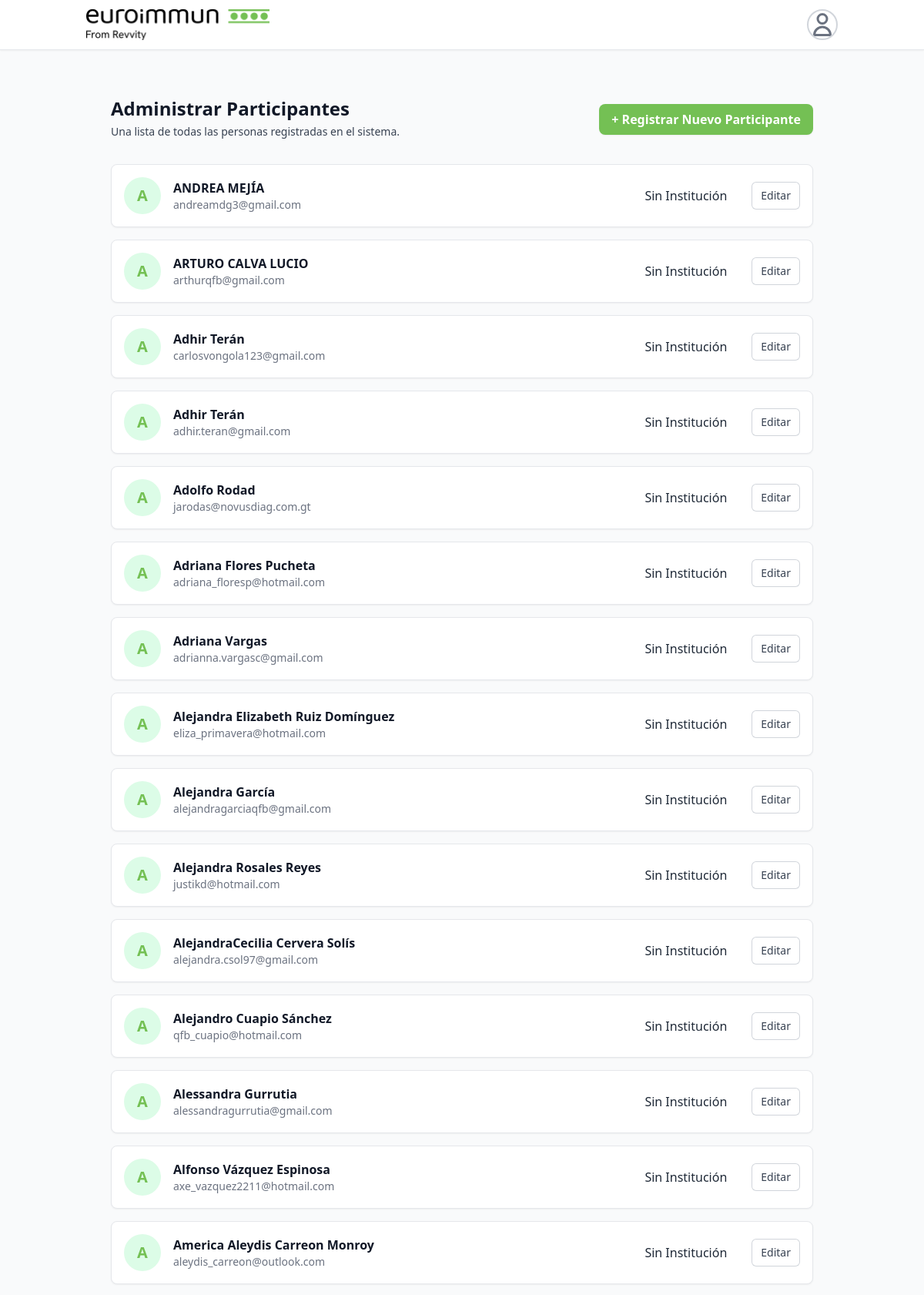
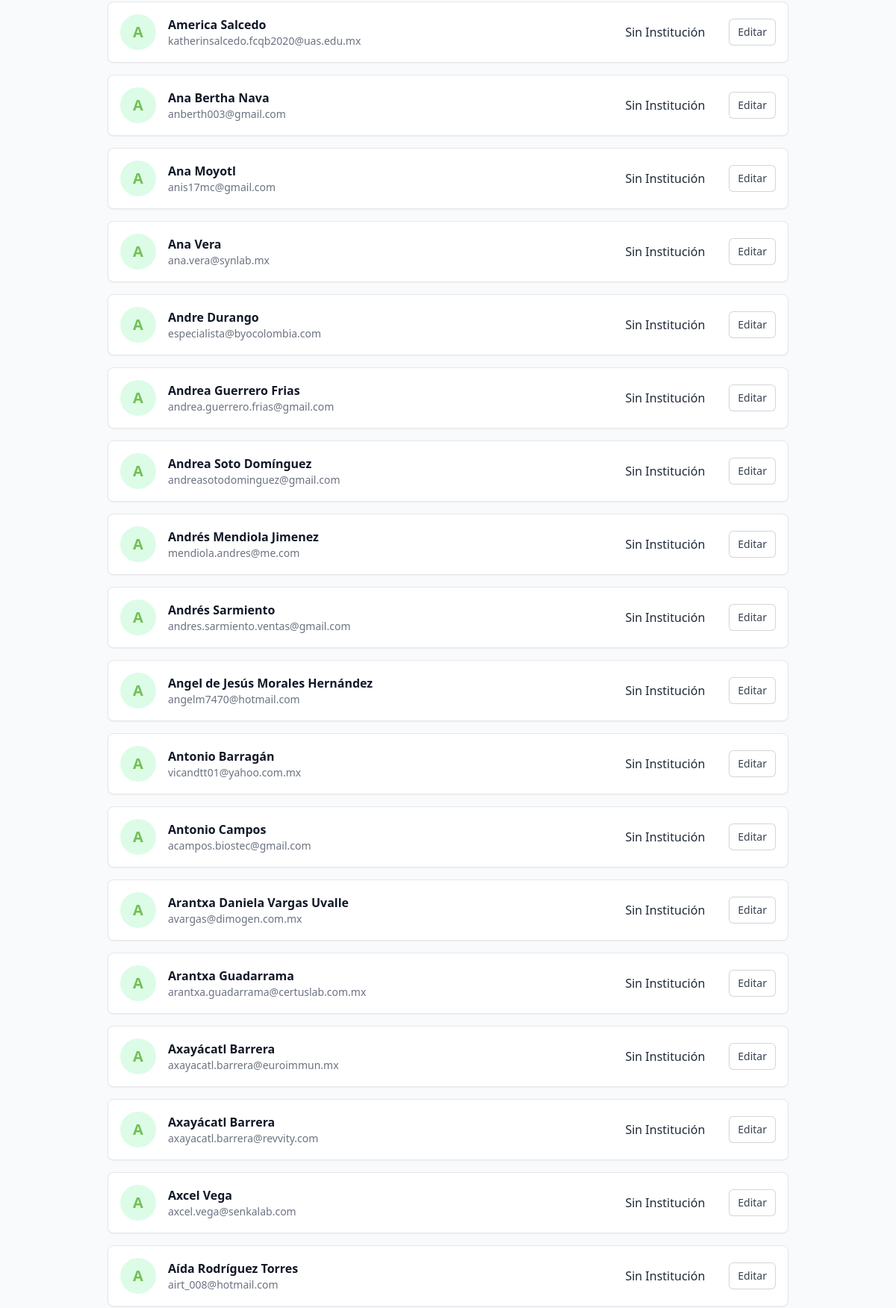
The page /participantes/ (signed in, upper part) on the database its author committed (2 pictures, top to bottom).
### users/models.py (models this page shows, shortened)
class Participante(models.Model):
    OPCIONES_TITULO = [
        ('', 'Seleccionar Título...'),
        ('Lic.', 'Licenciado(a)'),
        ('Ing.', 'Ingeniero(a)'),
        ('Dr.', 'Doctor(a)'),
        ('Mtro.', 'Maestro(a)'),
        ('Q.F.B.', 'Químico Farmacéutico Biólogo'),
        ('Q.B.P.', 'Químico Bacteriólogo Parasitólogo'),
        ('Otro', 'Otro (sin título)'),
    ]
    nombre_completo = models.CharField(max_length=255)
    email = models.EmailField(unique=True, help_text="El correo debe ser único para cada participante.")
    titulo = models.CharField(
        max_length=50,
        choices=OPCIONES_TITULO, # Le asignamos la lista de opciones
        default='',
        blank=True,
        verbose_name="Título Profesional"
    )
    institucion = models.ForeignKey(
        Institucion,
        on_delete=models.SET_NULL,
        null=True,
        blank=True,
        verbose_name="Institución de Origen"
    )
    class Meta:
        verbose_name = "Participante"
        verbose_name_plural = "Participantes"

### users/views.py (the view)
# urls.py: path('participantes/', views.lista_participantes_view, name='lista_participantes'),
@login_required
def lista_participantes_view(request):
    participantes = Participante.objects.all().order_by('nombre_completo')
    context = {
        'participantes': participantes
    }
    return render(request, 'users/lista_participantes.html', context)

### users/templates/users/lista_participantes.html (shortened to what this page needs)
{% extends "base.html" %}
{% block main_container %}
<div class="px-4 sm:px-6 lg:px-8 py-8"> <div class="sm:flex sm:items-center sm:justify-between">
        <div class="sm:flex-auto">
            <h1 class="text-2xl font-bold leading-6 text-gray-900">Administrar Participantes</h1>
            <p class="mt-2 text-sm text-gray-700">Una lista de todas las personas registradas en el sistema.</p>
        </div>
        <div class="mt-4 sm:ml-16 sm:mt-0 sm:flex-none">
            <a href="{% url 'users:crear_participante' %}" class="inline-block bg-empresa-green text-white font-bold py-2 px-4 rounded-lg hover:bg-opacity-90 transition duration-300 shadow-sm">
                + Registrar Nuevo Participante
            </a>
        </div>
    </div>
    <div class="mt-8 flow-root">
        <div class="space-y-4">
            {% for p in participantes %}
            <div class="bg-white p-4 rounded-lg border border-gray-200 shadow-sm flex items-center justify-between">
                <div class="flex items-center gap-4">
                    <div class="h-12 w-12 flex-shrink-0">
                        <div class="h-12 w-12 rounded-full bg-green-100 flex items-center justify-center">
                            <span class="text-xl font-semibold text-empresa-green">{{ p.nombre_completo|slice:":1" }}</span>
                        </div>
                    </div>
                    <div>
                        <a href="{% url 'users:historial_participante' p.pk %}" class="font-bold text-gray-900 hover:text-empresa-green transition duration-200">{{ p.nombre_completo }}</a>
                        <p class="text-sm text-gray-500">{{ p.email }}</p>
                    </div>
                </div>
                <div class="flex items-center gap-4">
                    <div class="hidden sm:block text-right">
                        <p class="font-medium text-gray-800">{{ p.institucion.nombre|default:"Sin Institución" }}</p>
                    </div>
                    <a href="{% url 'users:editar_participante' p.pk %}" class="ml-4 whitespace-nowrap rounded-md bg-white px-3 py-2 text-sm font-medium text-gray-700 ring-1 ring-inset ring-gray-300 hover:bg-gray-50">
                        Editar
                    </a>
                </div>
            </div>
            {% empty %}
            <div class="text-center py-10 text-gray-500 bg-white rounded-lg border border-gray-200 shadow-sm">
                <p>No hay participantes registrados.</p>
            </div>
            {% endfor %}
        </div>
    </div>
</div>
{% endblock main_container %}

### rows shown on the page
Participante: nombre_completo "A", nombre_completo "ANDREA MEJÍA", email "andreamdg3@gmail.com", institucion.nombre "Sin Institución"
Participante: nombre_completo "A", nombre_completo "ARTURO CALVA LUCIO", email "arthurqfb@gmail.com", institucion.nombre "Sin Institución"
Participante: nombre_completo "A", nombre_completo "Adhir Terán", email "carlosvongola123@gmail.com", institucion.nombre "Sin Institución"
Participante: nombre_completo "A", nombre_completo "Adhir Terán", email "adhir.teran@gmail.com", institucion.nombre "Sin Institución"
Participante: nombre_completo "A", nombre_completo "Adolfo Rodad", email "jarodas@novusdiag.com.gt", institucion.nombre "Sin Institución"
Participante: nombre_completo "A", nombre_completo "Adriana Flores Pucheta", email "adriana_floresp@hotmail.com", institucion.nombre "Sin Institución"
Participante: nombre_completo "A", nombre_completo "Adriana Vargas", email "adrianna.vargasc@gmail.com", institucion.nombre "Sin Institución"
Participante: nombre_completo "A", nombre_completo "Alejandra Elizabeth Ruiz Domínguez", email "eliza_primavera@hotmail.com", institucion.nombre "Sin Institución"
Participante: nombre_completo "A", nombre_completo "Alejandra García", email "alejandragarciaqfb@gmail.com", institucion.nombre "Sin Institución"
Participante: nombre_completo "A", nombre_completo "Alejandra Rosales Reyes", email "justikd@hotmail.com", institucion.nombre "Sin Institución"
Participante: nombre_completo "A", nombre_completo "AlejandraCecilia Cervera Solís", email "alejandra.csol97@gmail.com", institucion.nombre "Sin Institución"
Participante: nombre_completo "A", nombre_completo "Alejandro Cuapio Sánchez", email "qfb_cuapio@hotmail.com", institucion.nombre "Sin Institución"
Participante: nombre_completo "A", nombre_completo "Alessandra Gurrutia", email "alessandragurrutia@gmail.com", institucion.nombre "Sin Institución"
Participante: nombre_completo "A", nombre_completo "Alfonso Vázquez Espinosa", email "axe_vazquez2211@hotmail.com", institucion.nombre "Sin Institución"
Participante: nombre_completo "A", nombre_completo "America Aleydis Carreon Monroy", email "aleydis_carreon@outlook.com", institucion.nombre "Sin Institución"
Participante: nombre_completo "A", nombre_completo "America Salcedo", email "katherinsalcedo.fcqb2020@uas.edu.mx", institucion.nombre "Sin Institución"
Participante: nombre_completo "A", nombre_completo "Ana Bertha Nava", email "anberth003@gmail.com", institucion.nombre "Sin Institución"
Participante: nombre_completo "A", nombre_completo "Ana Moyotl", email "anis17mc@gmail.com", institucion.nombre "Sin Institución"
Participante: nombre_completo "A", nombre_completo "Ana Vera", email "ana.vera@synlab.mx", institucion.nombre "Sin Institución"
Participante: nombre_completo "A", nombre_completo "Andre Durango", email "especialista@byocolombia.com", institucion.nombre "Sin Institución"
Participante: nombre_completo "A", nombre_completo "Andrea Guerrero Frias", email "andrea.guerrero.frias@gmail.com", institucion.nombre "Sin Institución"
Participante: nombre_completo "A", nombre_completo "Andrea Soto Domínguez", email "andreasotodominguez@gmail.com", institucion.nombre "Sin Institución"
Participante: nombre_completo "A", nombre_completo "Andrés Mendiola Jimenez", email "mendiola.andres@me.com", institucion.nombre "Sin Institución"
Participante: nombre_completo "A", nombre_completo "Andrés Sarmiento", email "andres.sarmiento.ventas@gmail.com", institucion.nombre "Sin Institución"
Participante: nombre_completo "A", nombre_completo "Angel de Jesús Morales Hernández", email "angelm7470@hotmail.com", institucion.nombre "Sin Institución"
Participante: nombre_completo "A", nombre_completo "Antonio Barragán", email "vicandtt01@yahoo.com.mx", institucion.nombre "Sin Institución"
Participante: nombre_completo "A", nombre_completo "Antonio Campos", email "acampos.biostec@gmail.com", institucion.nombre "Sin Institución"
Participante: nombre_completo "A", nombre_completo "Arantxa Daniela Vargas Uvalle", email "avargas@dimogen.com.mx", institucion.nombre "Sin Institución"
Participante: nombre_completo "A", nombre_completo "Arantxa Guadarrama", email "arantxa.guadarrama@certuslab.com.mx", institucion.nombre "Sin Institución"
Participante: nombre_completo "A", nombre_completo "Axayácatl Barrera", email "axayacatl.barrera@euroimmun.mx", institucion.nombre "Sin Institución"
Participante: nombre_completo "A", nombre_completo "Axayácatl Barrera", email "axayacatl.barrera@revvity.com", institucion.nombre "Sin Institución"
Participante: nombre_completo "A", nombre_completo "Axcel Vega", email "axcel.vega@senkalab.com", institucion.nombre "Sin Institución"
Participante: nombre_completo "A", nombre_completo "Aída Rodríguez Torres", email "airt_008@hotmail.com", institucion.nombre "Sin Institución"
